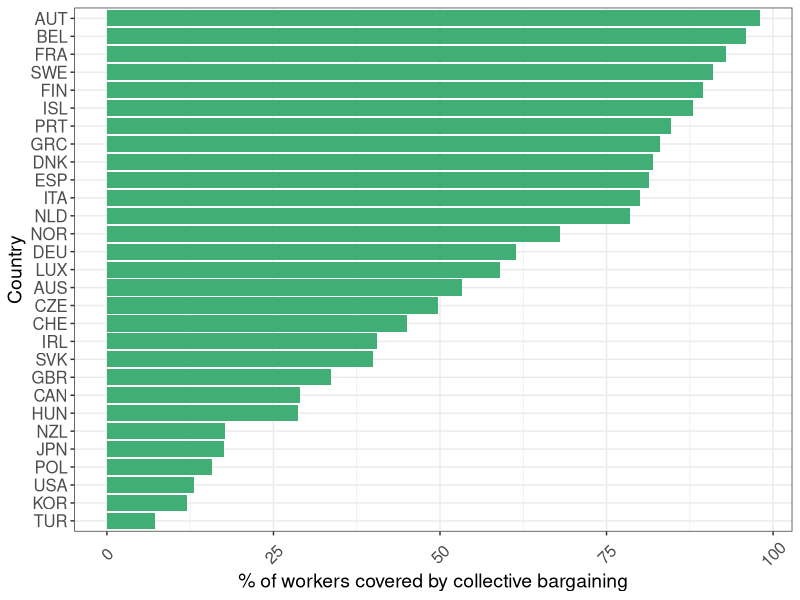

This figure's R source:
require(ggplot2)
require(ggrepel)
require(dplyr)

COLA <- c("#e0f3db", "#99d8c9","#66c2a4","#41ae76", "#238b45", "#005824")

pdf(file = "capitalism/employment_union_coverage.pdf", width = 9, height = 7)
UnionCoverage <- read.csv("employment/union_coverage.csv")
UnionCoverage <- 
  UnionCoverage %>% 
  arrange(Coverage)

UnionCoverage$Country <- 
  factor(UnionCoverage$Country, levels = UnionCoverage$Country[order(UnionCoverage$Coverage)])
u1 <- ggplot(UnionCoverage, aes(x = Country, y = Coverage)) + 
  geom_bar(stat = "identity", 
              aes(fill = Coverage), 
              fill = COLA[4],
              show.legend = FALSE) + 
  #scale_fill_manual(guide = "legend") + #This is so I can supress the legend
  ylab("% of workers covered by collective bargaining") + 
  theme_bw() +
  theme(axis.title = element_text(size = 14),
        axis.text.y = element_text(size = 12),
        legend.title = element_text(size = 14),
        legend.text = element_text(size = 14),
        axis.text.x  = element_text(angle = 45, vjust = 0.5, size = 12 )
        ) + 
  coord_flip()

print(u1)
dev.off()
